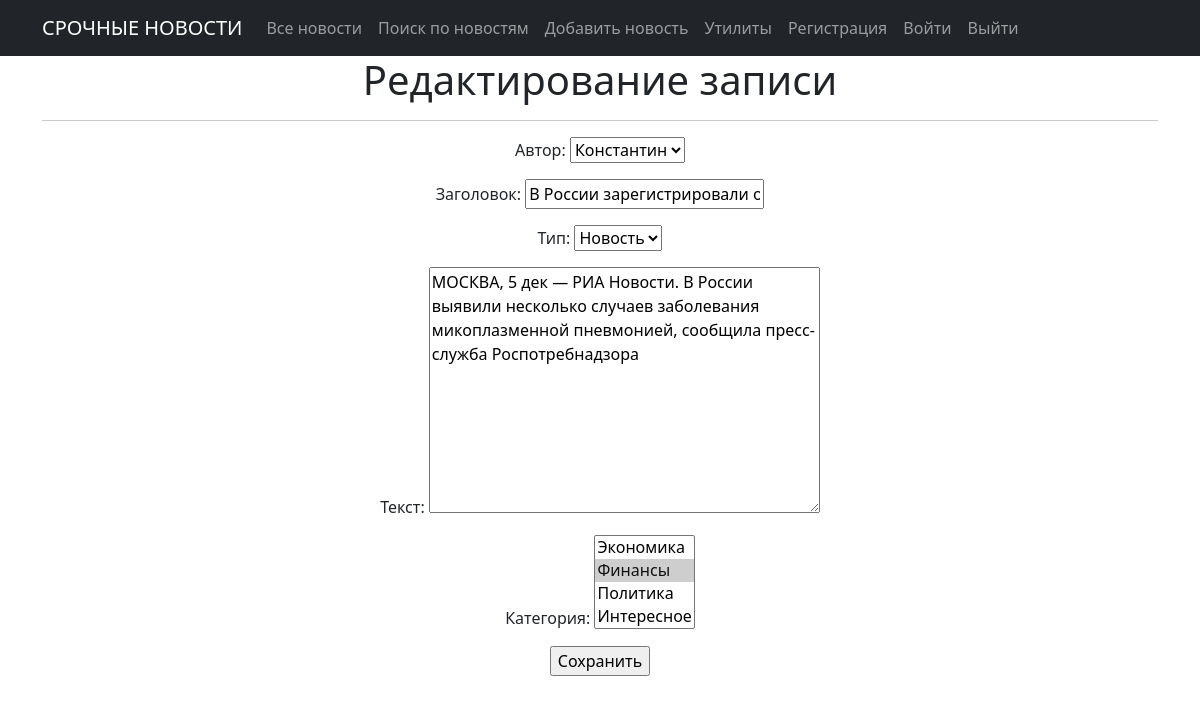
Page /news/edit/1 (signed in) on the earlier database version.
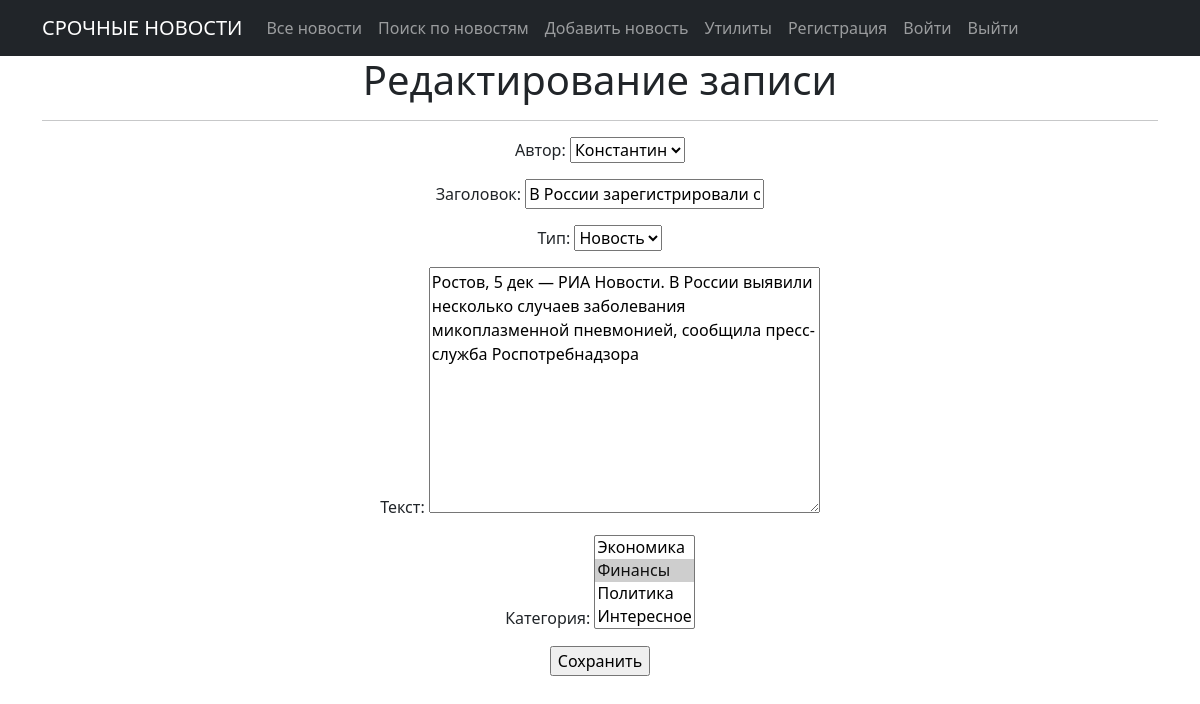
Same page on the later database version.
### news/models.py (models this page shows, shortened)
class Post(models.Model):
    author = models.ForeignKey(Author, on_delete=models.CASCADE)
    NEWS = 'NW'
    ARTICLE = 'AR'
    CATEGORY_CHOICES = ((NEWS, 'Новость'), (ARTICLE, 'Статья'),)
    categoryType = models.CharField(max_length=2, choices=CATEGORY_CHOICES, default=ARTICLE)
    dateCreation = models.DateTimeField(auto_now_add=True)
    postCategory = models.ManyToManyField('Category', through='PostCategory')
    title = models.CharField(max_length=128)
    text = models.TextField()
    rating = models.SmallIntegerField(default=0)

### news/views.py (the view)
# urls.py: path('edit/<int:pk>', PostEdit.as_view(), name='edit_page'),
class PostEdit(PermissionRequiredMixin, UpdateView):
    permission_required = ('news.change_post',)
    form_class = PostForm
    model = Post
    template_name = 'edit_page.html'
    success_url = reverse_lazy('news')

### news/forms.py (shortened to what this page needs)
class PostForm(forms.ModelForm):
    class Meta:
        model = Post
        fields = ['author', 'title', 'categoryType', 'text', 'postCategory']
        labels = {'author': 'Автор',
                  'title': 'Заголовок',
                  'text': 'Текст',
                  'postCategory': 'Категория',
                  'categoryType': 'Тип'}

### news/models.py (called while the page is built)
    def __str__(self):
        return f'{self.authorUser}'

    def __str__(self):
        return self.name

### templates/edit_page.html (shortened to what this page needs)
{% extends 'flatpages/default.html' %}
{% block content %}
<h1>Редактирование записи</h1>
<hr>
<form action="" method="post">
    {{ form.as_p }}
    <input type="submit" value="Сохранить">
</form>
{% endblock content %}

Differences in the rows shown:
changed Post "Константин": text "МОСКВА, 5 дек — РИА Новости. В России выявили несколько случаев заболевания микоплазменной пневмонией, сообщила пресс-служба Роспотребнадзора" → "Ростов, 5 дек — РИА Новости. В России выявили несколько случаев заболевания микоплазменной пневмонией, сообщила пресс-служба Роспотребнадзора"
